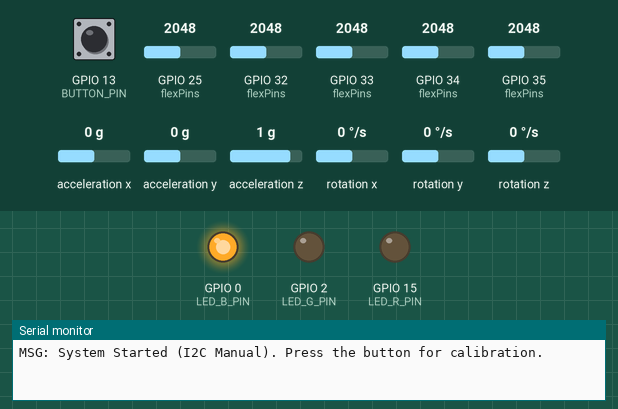
This sketch was run on a simulated ESP32. Shown: output pins drawn as LEDs (lit = HIGH), the last lines printed to the serial monitor. Wiring (inferred from the names in the program): MPU-6050 motion sensor at I2C address 0x68. The inputs (shaded band) are chosen by the test bench; at power-on: GPIO 13 (BUTTON_PIN) HIGH, GPIO 25 (flexPins) = 2048, GPIO 32 (flexPins) = 2048, GPIO 33 (flexPins) = 2048, GPIO 34 (flexPins) = 2048, GPIO 35 (flexPins) = 2048, acceleration x 0 g, acceleration y 0 g, acceleration z 1 g, rotation x 0 °/s, rotation y 0 °/s, rotation z 0 °/s (analog values on the 0–4095 scale).

Above: at 1.3 s.
1.4 s: GPIO 13 (BUTTON_PIN) pulled LOW for 0.15 s
At 2.6 s:
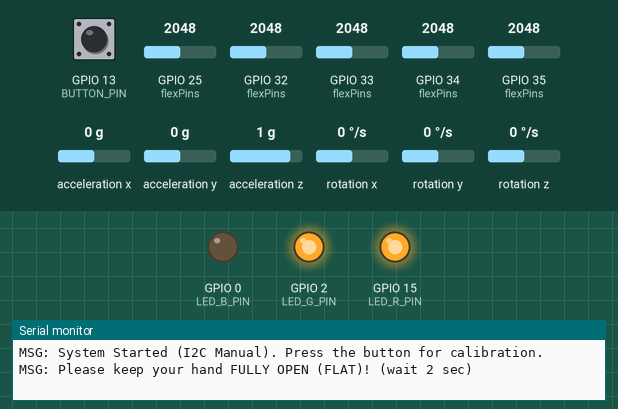
10.5 s: GPIO 13 (BUTTON_PIN) pulled LOW for 1 s
At 11.9 s:
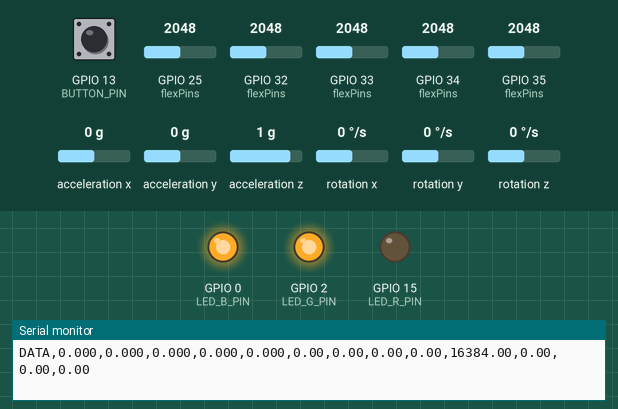
14.5 s: GPIO 13 (BUTTON_PIN) pulled LOW for 3.2 s
At 17.8 s:
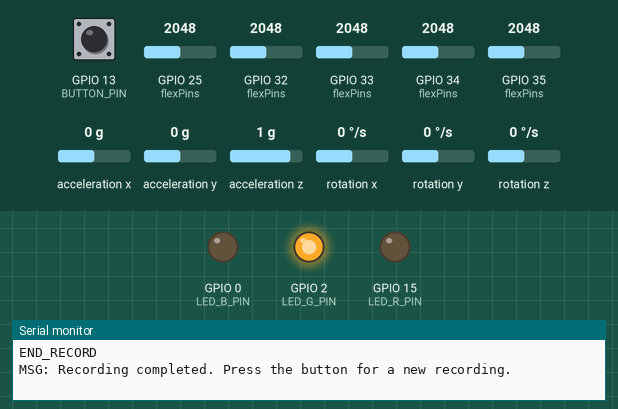
Timing chart, 0 to 19.3 s (numbered marks = the images above; inputs shaded):
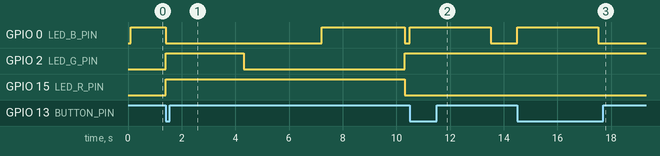

The sketch:

data_collection.ino
```cpp
#include <Wire.h>
#include <Kalman.h>


// ==================== PIN DEFINITIONS ====================
#define FLEX_1 25
#define FLEX_2 33
#define FLEX_3 32
#define FLEX_4 35
#define FLEX_5 34

#define BUTTON_PIN 13
#define LED_R_PIN 15
#define LED_G_PIN 2
#define LED_B_PIN 0

#define SDA_PIN 21
#define SCL_PIN 22

// ==================== MPU6050 ====================
#define IMU_ADDR 0x68

const int flexPins[5] = {FLEX_1, FLEX_2, FLEX_3, FLEX_4, FLEX_5};

Kalman kalmanX;
Kalman kalmanY;

uint32_t timer = 0;
uint8_t i2cData[14];
const uint16_t I2C_TIMEOUT = 1000;

float cal_open[5] = {0};
float cal_close[5] = {0};

float acc_offset[3] = {0};
float gyro_offset[3] = {0};

// STATE STATUS
enum State {
  IDLE,
  CALIBRATING,
  READY,
  RECORDING
};

State currentState = IDLE;

// BUTON DEBOUNCE
unsigned long lastButtonPress = 0;
bool buttonState = HIGH;
bool lastButtonState = HIGH;

// ==================== I2C HELPERS ====================
uint8_t i2cWrite(uint8_t registerAddress, uint8_t data, bool sendStop) {
  Wire.beginTransmission(IMU_ADDR);
  Wire.write(registerAddress);
  Wire.write(data);
  return Wire.endTransmission(sendStop);
}

uint8_t i2cWrite(uint8_t registerAddress, uint8_t *data, uint8_t length, bool sendStop) {
  Wire.beginTransmission(IMU_ADDR);
  Wire.write(registerAddress);
  Wire.write(data, length);
  uint8_t rcode = Wire.endTransmission(sendStop);
  return rcode;
}

uint8_t i2cRead(uint8_t registerAddress, uint8_t *data, uint8_t nbytes) {
  uint32_t timeOutTimer;
  Wire.beginTransmission(IMU_ADDR);
  Wire.write(registerAddress);
  uint8_t rcode = Wire.endTransmission(false);
  if (rcode) {
    return rcode;
  }
  Wire.requestFrom((uint8_t)IMU_ADDR, nbytes, (uint8_t)true);
  for (uint8_t i = 0; i < nbytes; i++) {
    if (Wire.available())
      data[i] = Wire.read();
    else {
      timeOutTimer = micros();
      while (((micros() - timeOutTimer) < I2C_TIMEOUT) && !Wire.available());
      if (Wire.available())
        data[i] = Wire.read();
      else {
        return 5;
      }
    }
  }
  return 0;
}

void setLED(bool r, bool g, bool b) {
  digitalWrite(LED_R_PIN, r);
  digitalWrite(LED_G_PIN, g);
  digitalWrite(LED_B_PIN, b);
}

void setup() {
  Serial.begin(115200);
  while (!Serial) delay(10);

  pinMode(LED_R_PIN, OUTPUT);
  pinMode(LED_G_PIN, OUTPUT);
  pinMode(LED_B_PIN, OUTPUT);
  pinMode(BUTTON_PIN, INPUT_PULLUP);

  analogReadResolution(12);
  analogSetAttenuation(ADC_11db);

  // ==== MPU6050 RAW I2C INIT ====
  Wire.begin(SDA_PIN, SCL_PIN);
  Wire.setClock(400000UL);

  i2cData[0] = 7;    // Sample rate = 1000Hz (8kHz/(7+1))
  i2cData[1] = 0x00; // DLPF
  i2cData[2] = 0x00; // Gyro +-250 deg/s
  i2cData[3] = 0x00; // Accel +-2g

  while (i2cWrite(0x19, i2cData, 4, false)); // Parameters setting
  while (i2cWrite(0x6B, 0x01, true));        // Wake up MPU

  delay(100);

  Serial.println("MSG: System Started (I2C Manual). Press the button for calibration.");

  setLED(0, 0, 1); // IDLE - Mavi
}

bool isButtonPressed() {
  bool reading = digitalRead(BUTTON_PIN);
  bool pressed = false;
  if(reading != lastButtonState) {
    if(reading == LOW && (millis() - lastButtonPress) > 200) {
      pressed = true;
      lastButtonPress = millis();
    }
  }
  lastButtonState = reading;
  return pressed;
}

void runCalibration() {
  // 1. OPEN HAND (SARI LIGHT)
  Serial.println("MSG: Please keep your hand FULLY OPEN (FLAT)! (wait 2 sec)");
  setLED(1, 1, 0); // SARI
  delay(2500);
  Serial.println("MSG: Open hand values are being read...");

  long f_sum[5] = {0,0,0,0,0};
  for(int i=0; i<20; i++) {
    for(int j=0; j<5; j++) f_sum[j] += analogRead(flexPins[j]);
    delay(20);
  }
  for(int j=0; j<5; j++) cal_open[j] = f_sum[j] / 20.0;

  // 2. CLOSED HAND (RED LIGHT)
  Serial.println("MSG: Please keep your hand FULLY CLOSED (FIST)! (wait 2 sec)");
  setLED(1, 0, 0); // RED
  delay(2500);
  Serial.println("MSG: Closed hand values are being read...");

  for(int j=0; j<5; j++) f_sum[j] = 0;
  for(int i=0; i<20; i++) {
    for(int j=0; j<5; j++) f_sum[j] += analogRead(flexPins[j]);
    delay(20);
  }
  for(int j=0; j<5; j++) cal_close[j] = f_sum[j] / 20.0;

  // 3. MPU6050 OFFSET CALİBRASYON (PURPLE LIGHT)
  Serial.println("MSG: Please keep your hand STILL! (Gyro/Accel calibration)");
  setLED(1, 0, 1); // PURPLE
  delay(2500);

  float a_sum[3] = {0};
  float g_sum[3] = {0};
  int mpu_count = 50;

  for(int i=0; i<mpu_count; i++) {
    while (i2cRead(0x3B, i2cData, 14)); // Wait until the reading is successful
    int16_t accX = (i2cData[0] << 8) | i2cData[1];
    int16_t accY = (i2cData[2] << 8) | i2cData[3];
    int16_t accZ = (i2cData[4] << 8) | i2cData[5];
    int16_t gyroX = (i2cData[8] << 8) | i2cData[9];
    int16_t gyroY = (i2cData[10] << 8) | i2cData[11];
    int16_t gyroZ = (i2cData[12] << 8) | i2cData[13];

    a_sum[0] += accX;
    a_sum[1] += accY;
    a_sum[2] += accZ - 16384.0; // +-2g for 1G value (Z axis remove)
    g_sum[0] += gyroX;
    g_sum[1] += gyroY;
    g_sum[2] += gyroZ;
    delay(10);
  }

  acc_offset[0] = a_sum[0] / mpu_count;
  acc_offset[1] = a_sum[1] / mpu_count;
  acc_offset[2] = a_sum[2] / mpu_count;

  gyro_offset[0] = g_sum[0] / mpu_count;
  gyro_offset[1] = g_sum[1] / mpu_count;
  gyro_offset[2] = g_sum[2] / mpu_count;

  // Kalman İlk Açılarını Ata
  while (i2cRead(0x3B, i2cData, 14));
  double aX = (int16_t)((i2cData[0] << 8) | i2cData[1]);
  double aY = (int16_t)((i2cData[2] << 8) | i2cData[3]);
  double aZ = (int16_t)((i2cData[4] << 8) | i2cData[5]);
  double roll  = atan2(aY, aZ) * RAD_TO_DEG;
  double pitch = atan(-aX / sqrt(aY * aY + aZ * aZ)) * RAD_TO_DEG;
  kalmanX.setAngle(roll);
  kalmanY.setAngle(pitch);
  timer = micros();

  Serial.println("MSG: CALIBRATION COMPLETED! (Ready)");
  Serial.println("MSG: Press the button for a new recording.");
}

void recordData3Sec() {
  Serial.println("START_RECORD");
  setLED(0, 1, 1); // CYAN

  unsigned long startT = millis();

  while(millis() - startT < 3000) {
    unsigned long loopStart = millis();

    // Flex reading
    float flex_norm[5];
    for(int i=0; i<5; i++) {
      float raw = analogRead(flexPins[i]);
      float diff = cal_close[i] - cal_open[i];
      if (abs(diff) < 1.0) {
         flex_norm[i] = 0;
      } else {
         flex_norm[i] = (raw - cal_open[i]) / diff;
         if(flex_norm[i] < 0.0) flex_norm[i] = 0.0;
         if(flex_norm[i] > 1.0) flex_norm[i] = 1.0;
      }
    }

    // MPU reading (Raw I2C)
    while (i2cRead(0x3B, i2cData, 14)); // pull the data
    double accX = (int16_t)((i2cData[0] << 8) | i2cData[1]);
    double accY = (int16_t)((i2cData[2] << 8) | i2cData[3]);
    double accZ = (int16_t)((i2cData[4] << 8) | i2cData[5]);
    double gyroX = (int16_t)((i2cData[8] << 8) | i2cData[9]);
    double gyroY = (int16_t)((i2cData[10] << 8) | i2cData[11]);
    double gyroZ = (int16_t)((i2cData[12] << 8) | i2cData[13]);

    // Kalman calculation
    double dt = (double)(micros() - timer) / 1000000.0;
    timer = micros();

    double r = atan2(accY, accZ) * RAD_TO_DEG;
    double p = atan(-accX / sqrt(accY * accY + accZ * accZ)) * RAD_TO_DEG;

    double gyroXrate = gyroX / 131.0; // +- 250 deg/s mode
    double gyroYrate = gyroY / 131.0;

    float kalRoll = kalmanX.getAngle(r, gyroXrate, dt);
    float kalPitch = kalmanY.getAngle(p, gyroYrate, dt);

    float f_ax = accX - acc_offset[0];
    float f_ay = accY - acc_offset[1];
    float f_az = accZ - acc_offset[2];
    float f_gx = gyroX - gyro_offset[0];
    float f_gy = gyroY - gyro_offset[1];
    float f_gz = gyroZ - gyro_offset[2];

    // PRINT
    Serial.print("DATA,");
    for(int i=0; i<5; i++) { Serial.print(flex_norm[i], 3); Serial.print(","); }
    Serial.print(kalPitch, 2); Serial.print(",");
    Serial.print(kalRoll, 2); Serial.print(",");
    Serial.print(f_ax, 2); Serial.print(",");
    Serial.print(f_ay, 2); Serial.print(",");
    Serial.print(f_az, 2); Serial.print(",");
    Serial.print(f_gx, 2); Serial.print(",");
    Serial.print(f_gy, 2); Serial.print(",");
    Serial.print(f_gz, 2);
    Serial.println();

    // 50Hz provide (20ms loop time)
    unsigned long loopEnd = millis();
    if(loopEnd - loopStart < 20) {
      delay(20 - (loopEnd - loopStart));
    }
  }

  Serial.println("END_RECORD");
  Serial.println("MSG: Recording completed. Press the button for a new recording.");
  setLED(0, 1, 0); // Green
}

void loop() {
  bool btnPressed = isButtonPressed();

  switch(currentState) {
    case IDLE:
      if(btnPressed) {
        currentState = CALIBRATING;
        runCalibration();
        currentState = READY;
        setLED(0, 1, 0); // Green
      }
      break;

    case READY:
      if(btnPressed) {
        currentState = RECORDING;
        recordData3Sec();
        currentState = READY;
      }
      break;

    case CALIBRATING:
    case RECORDING:
      break;
  }
}
```

Measured:
- after the input at 1.4 s, GPIO 0 (LED_B_PIN): HIGH → LOW at once, → HIGH 5.8 s later, → LOW 3.1 s later; GPIO 2 (LED_G_PIN): LOW → HIGH at once, → LOW 2.9 s later, → HIGH 6.0 s later; GPIO 15 (LED_R_PIN): LOW → HIGH at once, → LOW 8.9 s later
- after the input at 10.5 s, GPIO 0 (LED_B_PIN): LOW → HIGH at once, → LOW 3.0 s later
- after the input at 14.5 s, GPIO 0 (LED_B_PIN): LOW → HIGH at once, → LOW 3.0 s later
